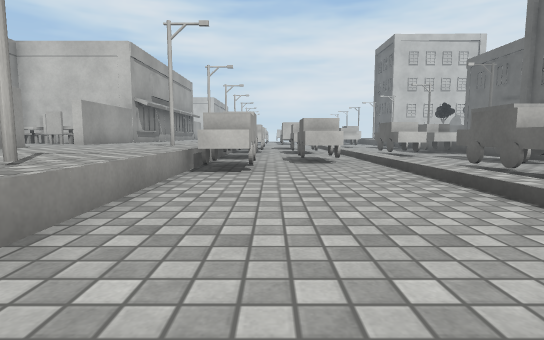
[1] (above)

16 first-person views from a walk through a scene from a Unity 3-D project. The camera is 0.64 m above the floor, tilts 6° down and sees 80° across. The floor is counted in squares, 1 m on a side. Each view is taken from the middle of a square. On the plan, view 1 faces up. The plan holds only what a view shows up to about 10 squares ahead; the rest is blank. The place goes on beyond the plan. Surface patterns are stand-ins for the level's own textures.

[2]
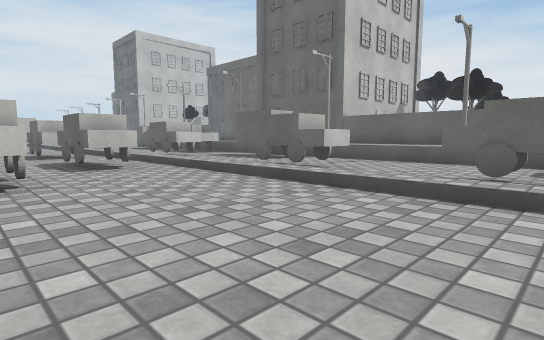

[3]
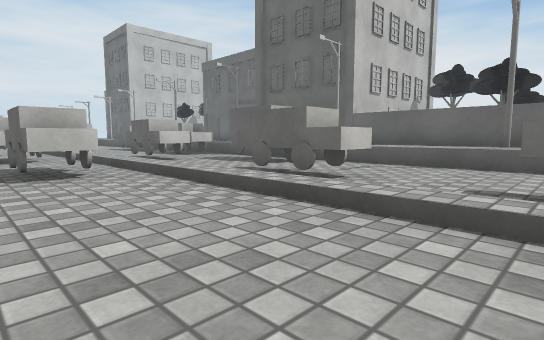

[4]
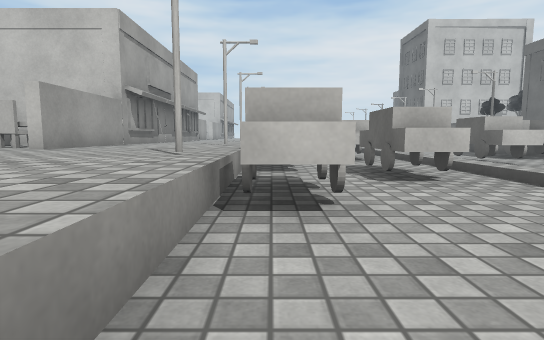

[5]
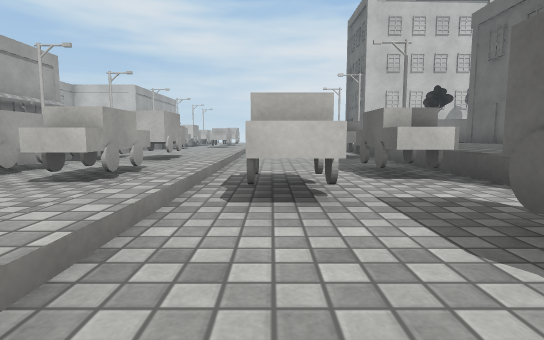

[6]
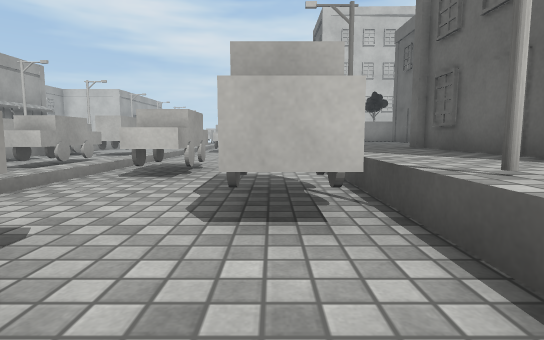

[7]
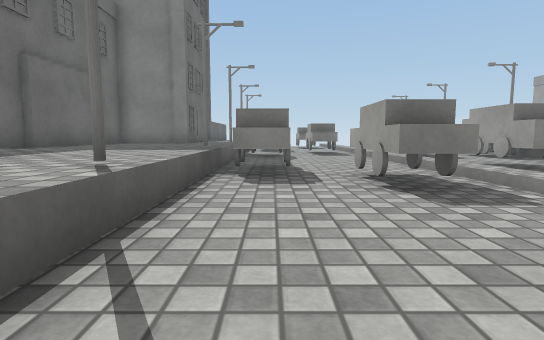

[8]
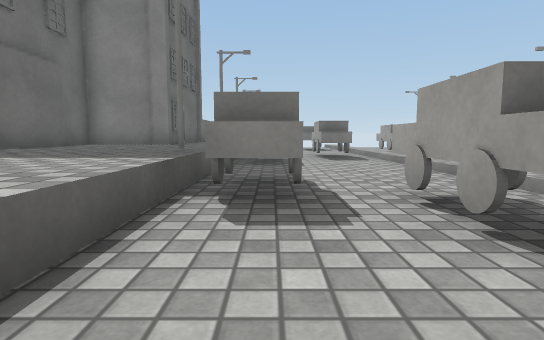

[9]
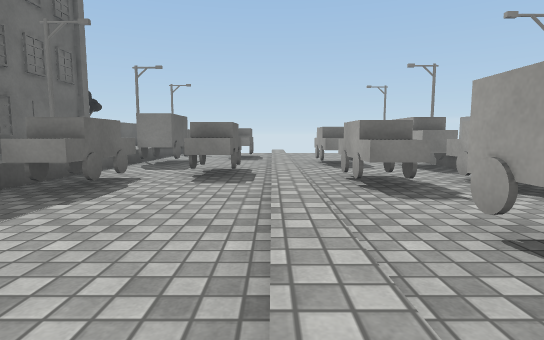

[10]
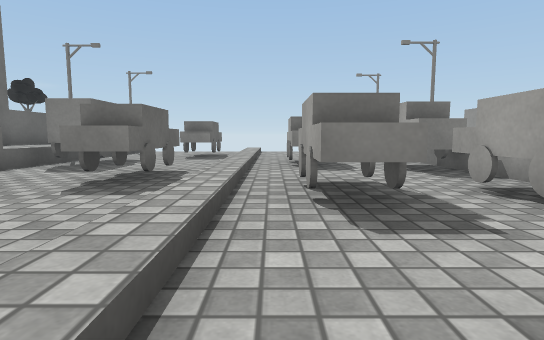

[11]
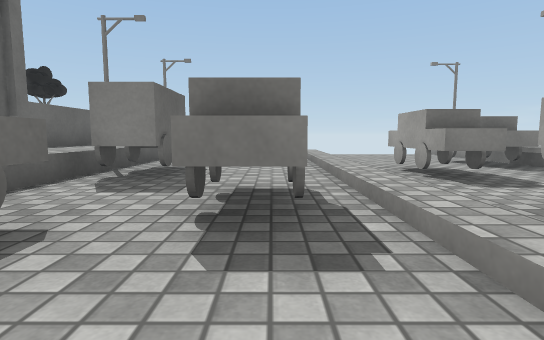

[12]
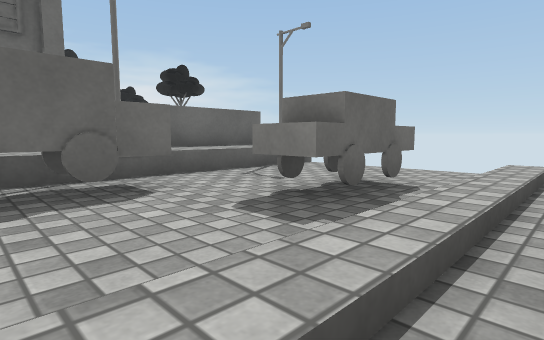

[13]
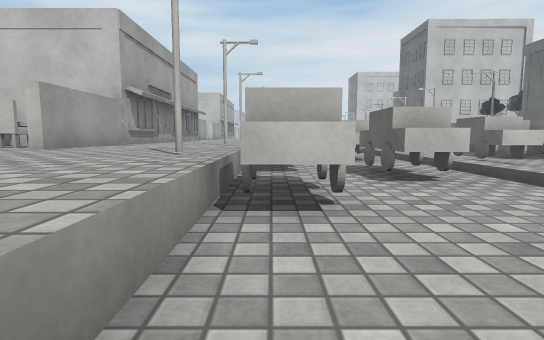

[14]
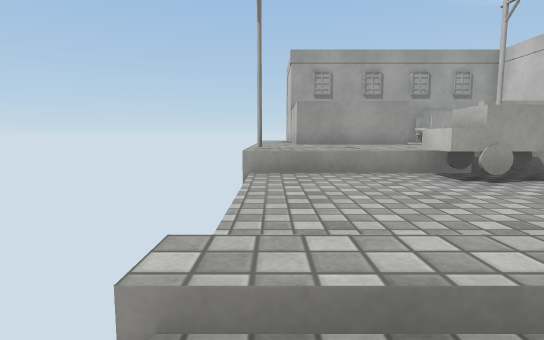

[15]
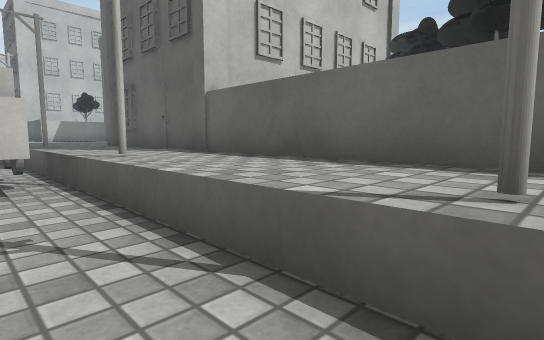

[16]
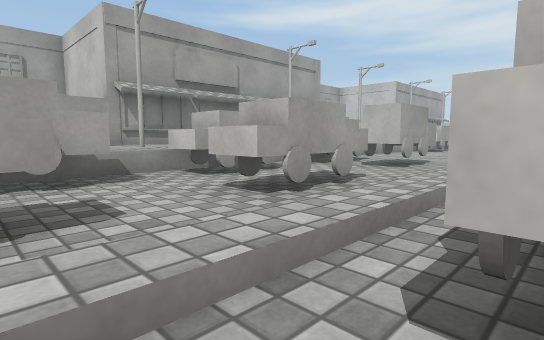

### Floor plan
Key: @ floor where view 1 was taken; # wall or solid block; . floor; / step, stairs or slope; = window, fence, low wall or low ledge; ^ raised ledge.
Columns run from 4 left of view 1 to 9 right of it. Each row starts with its distance up from view 1.
 15   ^^.../...^ ^
 14   ^^.../...^^^
 13 ^^^#.^./..#^^^
 12 ^^^#.#./^.#^^^
 11 ^^^..^./#..^^^
 10 ^^^#.../^..^^^
  9 ^^^#.#./..#^^^
  8 ^^^..#./..#^^^
  7 ^^^#.../..#^^^
  6 ^^^#.../#..^^^
  5 ^^^..../#..^^^
  4  ^^..../...^^^
  3  ^^..../...^^^
  2   ^..../#..^^^
  1    ..../#.^^^^
  0     @#./..#^^^
 -1     .#./..^^^^
 -2    ^.../...^^^
 -3    ^.../...^^^
 -4 ^^^#.^./..#^^^
 -5 ^^^#.#./^.#^^^
 -6 ^^^..^./#..^^^
 -7 ^^^#.../^..^^^
 -8 ^^^#.#./..#^^^
 -9 ^^^..#./..#^^^
-10 ^^^#.../..#^^^
-11 ^^^#.../#..^^^
-12 ^^^..../#..^^^
-13 ^^^..../...^^^
-14 ^^^..../...^^^
-15   =

Positions as (right, up) in squares from view 1, and headings:
1: (0, 0), facing up
2: (-1, 1), facing up-right
3: (0, 2), facing up-right
4: (-1, 3), facing up
5: (4, 7), facing up
6: (6, 5), facing up
7: (6, 6), facing down
8: (6, 4), facing down
9: (3, 1), facing down
10: (2, -1), facing down
11: (4, -3), facing down
12: (2, -8), facing down-right
13: (-1, -14), facing up
14: (4, -14), facing left
15: (6, -14), facing up-right
16: (4, 9), facing up-left
